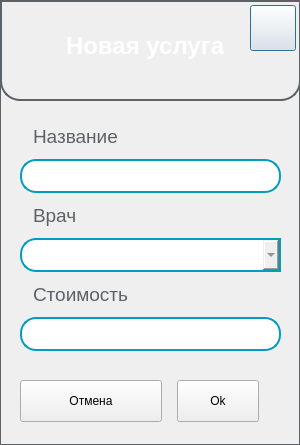
<?xml version="1.0" encoding="UTF-8"?>
<ui version="4.0">
 <class>AddServise</class>
 <widget class="QDialog" name="AddServise">
  <property name="geometry">
   <rect>
    <x>0</x>
    <y>0</y>
    <width>300</width>
    <height>445</height>
   </rect>
  </property>
  <property name="windowTitle">
   <string>Dialog</string>
  </property>
  <property name="styleSheet">
   <string notr="true">#AddServise{
border: 1px solid #5c6266;
}</string>
  </property>
  <widget class="QFrame" name="frame">
   <property name="geometry">
    <rect>
     <x>0</x>
     <y>0</y>
     <width>301</width>
     <height>101</height>
    </rect>
   </property>
   <property name="sizePolicy">
    <sizepolicy hsizetype="Preferred" vsizetype="Preferred">
     <horstretch>0</horstretch>
     <verstretch>0</verstretch>
    </sizepolicy>
   </property>
   <property name="styleSheet">
    <string notr="true">#frame{ 
background: qlineargradient(spread:pad, x1:0.053, y1:0.733, x2:1, y2:1, stop:0 rgba(0, 128, 	154, 255), stop:0.451724 rgba(82, 143, 156, 255), stop:1 rgba(172, 205, 212, 255));
border: 2px solid #5c6266;
border-bottom-right-radius:20px;
border-bottom-left-radius:20px;
}
</string>
   </property>
   <property name="frameShape">
    <enum>QFrame::StyledPanel</enum>
   </property>
   <property name="frameShadow">
    <enum>QFrame::Raised</enum>
   </property>
   <widget class="QLabel" name="label_2">
    <property name="geometry">
     <rect>
      <x>40</x>
      <y>30</y>
      <width>400</width>
      <height>31</height>
     </rect>
    </property>
    <property name="styleSheet">
     <string notr="true">	color: white;
    font-size: 24px;
    line-height: 60px;
    margin-left: 20px;
    background: transparent;
font-weight: bold;
</string>
    </property>
    <property name="text">
     <string>Новая услуга</string>
    </property>
   </widget>
   <widget class="QPushButton" name="close_btn">
    <property name="geometry">
     <rect>
      <x>250</x>
      <y>5</y>
      <width>46</width>
      <height>46</height>
     </rect>
    </property>
    <property name="cursor">
     <cursorShape>PointingHandCursor</cursorShape>
    </property>
    <property name="styleSheet">
     <string notr="true">#close_btn{
 	background-image: url(&quot;:/image/pharmacy.png&quot;);
    background-repeat: no-repeat;
    background-position: center center;
}

#close_btn:hover {
    background-image: url(&quot;:/image/pharmacy_act.png&quot;);
    background-repeat: no-repeat;
	background-position: center center;
}</string>
    </property>
    <property name="text">
     <string/>
    </property>
    <property name="iconSize">
     <size>
      <width>30</width>
      <height>30</height>
     </size>
    </property>
   </widget>
  </widget>
  <widget class="QWidget" name="layoutWidget">
   <property name="geometry">
    <rect>
     <x>20</x>
     <y>120</y>
     <width>261</width>
     <height>241</height>
    </rect>
   </property>
   <layout class="QVBoxLayout" name="verticalLayout">
    <item>
     <widget class="QLabel" name="label_position">
      <property name="styleSheet">
       <string notr="true">#label_position{
	font-size: 19px;
   color: #5c6266;
   text-align: left;
   padding-left: 5px;
   background-color: transparent;
   border-style: solid;
   border-left: 3px solid transparent;
   min-width:200px;
   min-height:25px;
   max-width:200px;
   max-height:25px;
}</string>
      </property>
      <property name="text">
       <string>Название</string>
      </property>
     </widget>
    </item>
    <item>
     <widget class="QLineEdit" name="areaEdit">
      <property name="styleSheet">
       <string notr="true">#areaEdit{
	font-size: 15px;
	padding-left: 15px;
	min-height: 30px;
	max-height: 30px;
	border: 2px solid #019dbd;
    border-radius: 16px;
  	color: #5c6266;
}

#areaEdit:hover {
	border: 2px solid #00d4ff;
}</string>
      </property>
     </widget>
    </item>
    <item>
     <widget class="QLabel" name="label_position_2">
      <property name="styleSheet">
       <string notr="true">#label_position_2{
	font-size: 19px;
   color: #5c6266;
   text-align: left;
   padding-left: 5px;
   background-color: transparent;
   border-style: solid;
   border-left: 3px solid transparent;
   min-width:200px;
   min-height:25px;
   max-width:200px;
   max-height:25px;
}</string>
      </property>
      <property name="text">
       <string>Врач</string>
      </property>
     </widget>
    </item>
    <item>
     <widget class="QComboBox" name="comboBox">
      <property name="styleSheet">
       <string notr="true">#comboBox{
	font-size: 15px;
	padding-left: 15px;
	min-height: 30px;
	max-height: 30px;
	border: 2px solid #019dbd;
    border-top-left-radius: 16px;
 	border-bottom-left-radius: 16px;
  	color: #5c6266;
}

#comboBox:hover {
	border: 2px solid #00d4ff;
}
</string>
      </property>
     </widget>
    </item>
    <item>
     <widget class="QLabel" name="label_position_3">
      <property name="styleSheet">
       <string notr="true">#label_position_3{
	font-size: 19px;
   color: #5c6266;
   text-align: left;
   padding-left: 5px;
   background-color: transparent;
   border-style: solid;
   border-left: 3px solid transparent;
   min-width:200px;
   min-height:25px;
   max-width:200px;
   max-height:25px;
}</string>
      </property>
      <property name="text">
       <string>Стоимость</string>
      </property>
     </widget>
    </item>
    <item>
     <widget class="QLineEdit" name="areaEdit_3">
      <property name="styleSheet">
       <string notr="true">#areaEdit_3{
	font-size: 15px;
	padding-left: 15px;
	min-height: 30px;
	max-height: 30px;
	border: 2px solid #019dbd;
    border-radius: 16px;
  	color: #5c6266;
}

#areaEdit_3:hover {
	border: 2px solid #00d4ff;
}</string>
      </property>
     </widget>
    </item>
   </layout>
  </widget>
  <widget class="QWidget" name="layoutWidget">
   <property name="geometry">
    <rect>
     <x>20</x>
     <y>380</y>
     <width>266</width>
     <height>44</height>
    </rect>
   </property>
   <layout class="QHBoxLayout" name="horizontalLayout">
    <property name="spacing">
     <number>15</number>
    </property>
    <property name="sizeConstraint">
     <enum>QLayout::SetMaximumSize</enum>
    </property>
    <item>
     <widget class="QPushButton" name="cancel">
      <property name="styleSheet">
       <string notr="true">	 min-width:140px;
    min-height:40px;
    max-width:140px;
    max-height:40px;
</string>
      </property>
      <property name="text">
       <string>Отмена</string>
      </property>
      <property name="icon">
       <iconset resource="image.qrc">
        <normaloff>:/image/cancel.png</normaloff>:/image/cancel.png</iconset>
      </property>
      <property name="iconSize">
       <size>
        <width>30</width>
        <height>30</height>
       </size>
      </property>
     </widget>
    </item>
    <item>
     <widget class="QPushButton" name="ok">
      <property name="styleSheet">
       <string notr="true">	 min-width:80px;
    min-height:40px;
    max-width:80px;
    max-height:40px;
</string>
      </property>
      <property name="text">
       <string>Ok</string>
      </property>
      <property name="icon">
       <iconset resource="image.qrc">
        <normaloff>:/image/ok.png</normaloff>:/image/ok.png</iconset>
      </property>
      <property name="iconSize">
       <size>
        <width>30</width>
        <height>30</height>
       </size>
      </property>
     </widget>
    </item>
   </layout>
  </widget>
 </widget>
 <resources>
  <include location="image.qrc"/>
 </resources>
 <connections/>
</ui>
